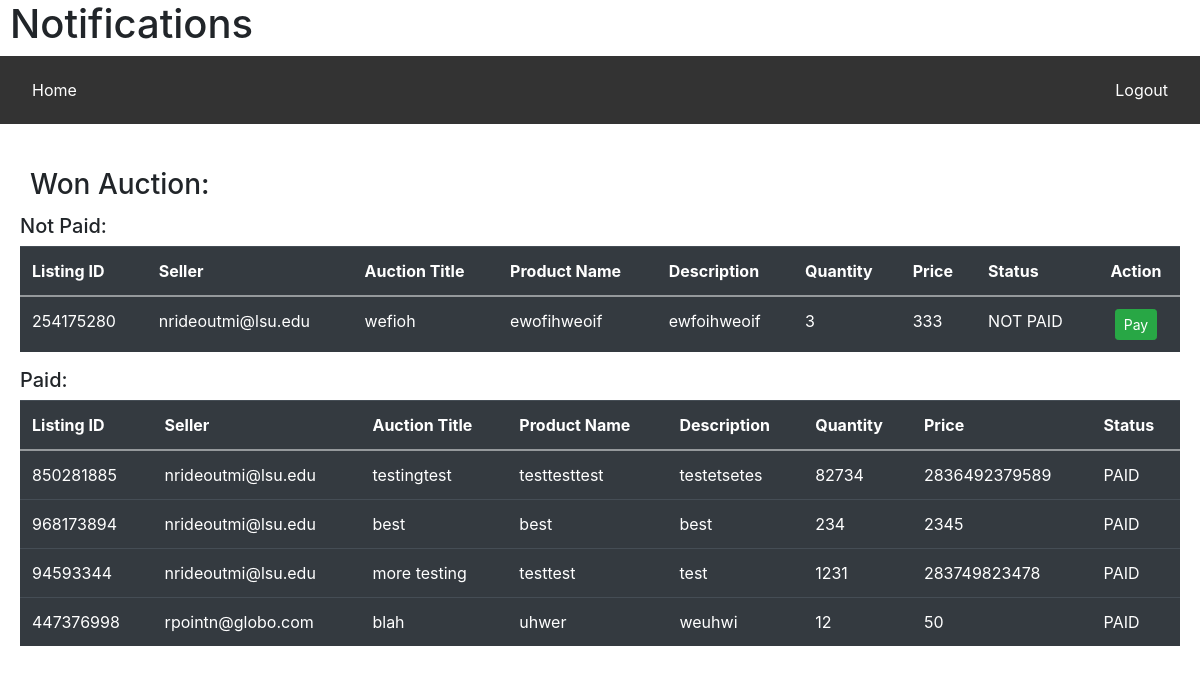
The page /bid_notification (signed in) on the database its author committed.
### tables this page shows
CREATE TABLE winner(
    listing_id INTEGER,
    seller_email TEXT,
    bidder_email TEXT,
    auction_title TEXT,
    product_name TEXT,
    description TEXT,
    quantity INTEGER,
    sold_price INTEGER,
    paid_status TEXT,

    primary key (seller_email, listing_id, bidder_email)
);

### app.py (the view)
@app.route('/bid_notification', methods=['POST','GET'])
def bid_notification():
    if not session.get("name"):
        return redirect('/name')
    status = "PAID"
    status2 = "NOT PAID"
    wins_paid = get_winner(session.get("name"),status)
    wins_not_paid = get_winner(session.get("name"),status2)
    return render_template('bid_notification.html', wins_paid=wins_paid, wins_not_paid=wins_not_paid)

### app.py (called while the page is built)
def get_winner(bidder,status):
    connection=sql.connect('database.db')
    connection.execute('CREATE TABLE IF NOT EXISTS winner(listing_id INTEGER PRIMARY KEY NOT NULL, seller_email TEXT PRIMARY KEY NOT NULL, bidder_email TEXT PRIMARY KEY NOT NULL, auction_title TEXT NOT NULL, product_name TEXT NOT NULL, description TEXT, quantity INTEGER NOT NULL, sold_price INTEGER NOT NULL, paid_status TEXT NOT NULL);')
    connection.commit()
    cursor = connection.execute('SELECT listing_id, seller_email, auction_title, product_name, description, quantity, sold_price, paid_status FROM winner WHERE bidder_email = ? AND paid_status = ?;',(bidder, status))
    return cursor.fetchall()

### templates/bid_notification.html (shortened to what this page needs)
<!DOCTYPE html>
<html lang="en" dir="ltr">
<head>
    <link rel="stylesheet" href="https://stackpath.bootstrapcdn.com/bootstrap/4.4.1/css/bootstrap.min.css"
>
</head>
<body>
<h1><left>Notifications</left></h1>
<div class="navbar">
    <a href="/find_home_page"> Home </a>
    <div class="rightbutton">
        <a href="/name"> Logout </a>
    </div>
</div> <br/>
<div class="card-body">
    <h3 class="card-title">Won Auction:</h3>
    <h5> Not Paid:</h5>
    <form action="/paying" method="POST">
    <table class="table table-dark">
        <tr>
            <th scope="col"> Listing ID </th>
            <th scope="col"> Seller </th>
            <th scope="col"> Auction Title </th>
            <th scope="col"> Product Name </th>
            <th scope="col"> Description </th>
            <th scope="col"> Quantity </th>
            <th scope="col"> Price </th>
            <th scope="col"> Status </th>
            <th scope="col"> <center> Action </center> </th>
        </tr>
        <tbody>
        {% for listing_id, seller_email, auction_title, product_name, description, quantity, sold_price, paid_status in wins_not_paid %}
            <tr>
                <td> {{ listing_id }} </td>
                <td> {{ seller_email }} </td>
                <td> {{ auction_title }} </td>
                <td> {{ product_name }} </td>
                <td> {{ description }}</td>
                <td> {{ quantity }}</td>
                <td> {{ sold_price }}</td>
                <td> {{ paid_status }}</td>
                <td> <center> <button name="listing" type="submit" class="btn btn-success btn-sm" value="{{ listing_id }}"> Pay </button> </center> </td>
            </tr>
        {% endfor %}
        </tbody>
    </table>
    <h5> Paid:</h5>
    <table class="table table-dark">
        <tr>
            <th scope="col"> Listing ID </th>
            <th scope="col"> Seller </th>
            <th scope="col"> Auction Title </th>
            <th scope="col"> Product Name </th>
            <th scope="col"> Description </th>
            <th scope="col"> Quantity </th>
            <th scope="col"> Price </th>
            <th scope="col"> Status </th>
        </tr>
        <tbody>
        {% for listing_id, seller_email, auction_title, product_name, description, quantity, sold_price, paid_status in wins_paid %}
            <tr>
                <td> {{ listing_id }} </td>
                <td> {{ seller_email }} </td>
                <td> {{ auction_title }} </td>
                <td> {{ product_name }} </td>
                <td> {{ description }}</td>
                <td> {{ quantity }}</td>
                <td> {{ sold_price }}</td>
                <td> {{ paid_status }}</td>
            </tr>
        {% endfor %}
        </tbody>
    </table>
    </form>
</div>
</body>
</html>

### templates/bid_notification.html (style rules this page uses)
.navbar { overflow: hidden; background-color: #333; }
.navbar a { float: left; font-size: 16px; color: white; text-align: center; padding: 14px 16px; text-decoration: none; }
.rightbutton { float: right; overflow: hidden; }
h1 { margin-left:10px }
h3 { margin-left:10px }

### rows shown on the page
winner: listing "254175280", seller_email "nrideoutmi@lsu.edu", auction_title "wefioh", product_name "ewofihweoif", description "ewfoihweoif", quantity "3", sold_price "333", paid_status "NOT PAID"
winner: listing "850281885", seller_email "nrideoutmi@lsu.edu", auction_title "testingtest", product_name "testtesttest", description "testetsetes", quantity "82734", sold_price "2836492379589", paid_status "PAID"
winner: listing "968173894", seller_email "nrideoutmi@lsu.edu", auction_title "best", product_name "best", description "best", quantity "234", sold_price "2345", paid_status "PAID"
winner: listing "94593344", seller_email "nrideoutmi@lsu.edu", auction_title "more testing", product_name "testtest", description "test", quantity "1231", sold_price "283749823478", paid_status "PAID"
winner: listing "447376998", seller_email "rpointn@globo.com", auction_title "blah", product_name "uhwer", description "weuhwi", quantity "12", sold_price "50", paid_status "PAID"
